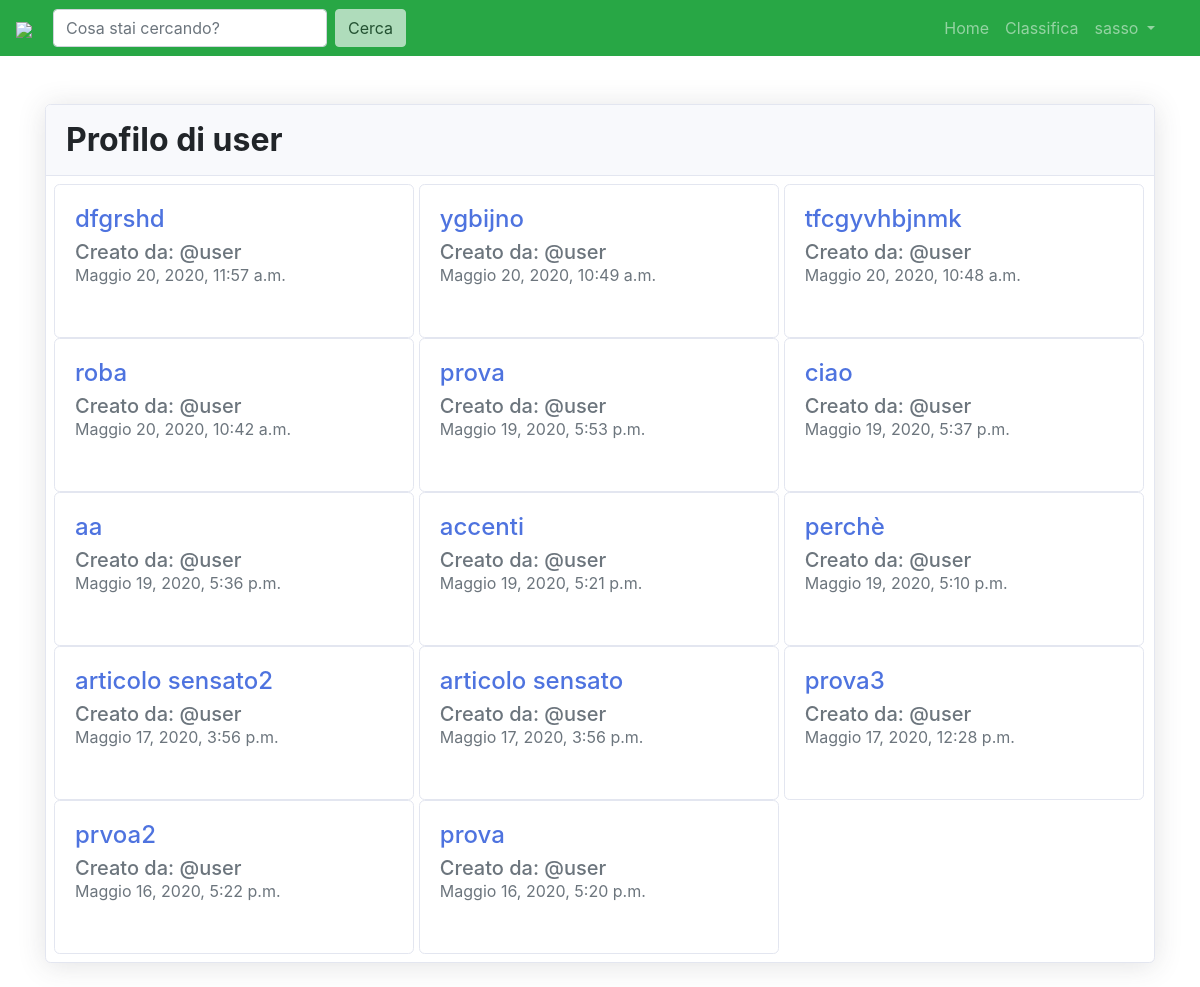
The app's page /user/user/ (signed in) with its own data.
### forum/models.py (models this page shows, shortened)
class Articolo(models.Model):
    titolo = models.CharField(max_length=120)
    descrizione = models.TextField()
    lingua_sorgente = models.CharField(max_length=5, default="it")
    data_creazione = models.DateTimeField(auto_now_add=True)
    autore_articolo = models.ForeignKey(User, on_delete=models.CASCADE, related_name="articoli")
    indice = models.FloatField(default=0.0)
    is_listed = models.BooleanField(default=True)  # default è pubblico
    lunghezza_minima_delle_parole_che_si_vogliono_eliminare = models.PositiveIntegerField(default=0)
    def get_absolute_url(self):
        return reverse("articolo_view", kwargs={"pk": self.pk})
    class Meta:
        verbose_name_plural = 'Articoli'

### core/views.py (the view)
# urls.py: path('user/<username>/', login_required(views.userProfileView), name='user_profile'),
def userProfileView(request, username, ):
    if request.user.username != username:
        return altriuserProfileView(request, username)
    user = get_object_or_404(User, username=username)
    articoli_utente = Articolo.objects.filter(autore_articolo=user.pk).order_by("-pk")
    context = {"user": user, "articoli_utente": articoli_utente}
    return render(request, 'core/profilo.html', context)

### core/views.py (called while the page is built)
def altriuserProfileView(request, username, ):
    user = get_object_or_404(User, username=username)
    articoli_utente = Articolo.objects.filter(autore_articolo=user.pk).order_by("-pk")
    context = {"user": user, "articoli_utente": articoli_utente}
    return render(request, 'core/user_profile.html', context)

### core/templates/core/user_profile.html (shortened to what this page needs)
{% extends 'base.html' %}
{% load static %}
{% block content %}
<link rel="stylesheet" type="text/css" href="{% static '/css/profilo.css' %}" />
 <div class="card shadow mb-4">
    <div class="card-header py-3 d-flex flex-row align-items-center justify-content-between">
        <h2 class="m-0 font-weight-bold ">Profilo di {{user}} </h2>
    </div>
    <div class="card-body d-inline p-2">
    {% for articolo in articoli_utente%}
    <div class="card " style="display: inline-block;width: 33%;">
        <div class="card-body">
        <h4 class="card-title"><a href="{{articolo.get_absolute_url}}">{{articolo.titolo}}</a></h4>
        <h5 class="card-subtitle mb-2 text-muted">Creato da: @{{articolo.autore_articolo}}</h5>
        <h6 class="card-subtitle mb-2 text-muted">{{articolo.data_creazione}} </h6>
        <br>
        </div>
    </div>
    {% endfor %}
    </div>
</div>
{% endblock content %}

### templates/base.html (shortened to what this page needs)
<!doctype html>
<html lang="it">
<head>
    <link rel="stylesheet" type="text/css" href="https://cdnjs.cloudflare.com/ajax/libs/bootstrap-modal/2.2.6/css/bootstrap-modal.css" />
    <link rel="stylesheet" href="https://pro.fontawesome.com/releases/v5.10.0/css/all.css"/>
    <link rel="stylesheet" href="https://stackpath.bootstrapcdn.com/bootstrap/4.4.1/css/bootstrap.min.css">
    <link rel="stylesheet" type="text/css" href="https://cdn.datatables.net/v/bs4/dt-1.10.21/datatables.min.css" />
</head>
<body>
<nav class="navbar navbar-expand-lg navbar-dark bg-success">
    <a href="/"><img  style="width: 4rem;"  src="https://cdn.discordapp.com/attachments/700298265081544766/709061795721248768/fillobimbo.png"></a>
    <div class="collapse navbar-collapse" id="navbarSupportedContent">
        <div class="container">
            <form class="form-inline my-2 my-lg-0" action="{% url 'cerca' %}">
                <input name="q" class="inputCerca form-control mr-sm-2" type="" placeholder="Cosa stai cercando?" aria-label="Search">
                <button class="cerca btn btn-light my-2 my-sm-0" type="submit">Cerca</button>
            </form>
            <ul class="navbar-nav ml-auto">
                <li class="nav-item">
                    <a class="nav-link" href="/">Home<span class="sr-only">(current)</span></a>
                </li>
                <li class="nav-item">
                    <a class="nav-link" href="/forum/classifica">Classifica<span class="sr-only">(current)</span></a>
                </li>
                {% if request.user.is_authenticated %}
                    <li class="nav-item dropdown">
                        <a class="nav-link dropdown-toggle" href="#" id="navbarDropdown" role="button" data-toggle="dropdown" aria-haspopup="true" aria-expanded="false">
                            {{ request.user.username }}
                        </a>
                    </li>
                {% endif %}
            </ul>
        </div>
    </div>
</nav>
<div class="container">
    <br>
    <br>
    {% block content %}
    {% endblock content %}
</div>
</body>
</html>

### WordCommunity/static/css/profilo.css (style rules this page uses)
*,::after,::before { box-sizing:border-box; }
h6 { margin-top:0;margin-bottom:.5rem; }
a { color:#4e73df;text-decoration:none;background-color:transparent; }
h6 { margin-bottom:.5rem;font-weight:400;line-height:1.2; }
h6 { font-size:1rem; }
.dropdown { position:relative; }
.dropdown-toggle { white-space:nowrap; }
.dropdown-toggle::after { display:inline-block;margin-left:.255em;vertical-align:.255em;content:"";border-top:.3em solid;border-right:.3em solid transparent;border-bottom:0;border-left:.3em solid transparent; }
.card { position:relative;display:flex;flex-direction:column;min-width:0;word-wrap:break-word;background-color:#fff;background-clip:border-box;border:1px solid #e3e6f0;border-radius:.35rem; }
.card-body { flex:1 1 auto;padding:1.25rem; }
.card-header { padding:.75rem 1.25rem;margin-bottom:0;background-color:#f8f9fc;border-bottom:1px solid #e3e6f0; }
.card-header:first-child { border-radius:calc(.35rem - 1px) calc(.35rem - 1px) 0 0; }
.d-flex { display:flex!important; }
.flex-row { flex-direction:row!important; }
.justify-content-between { justify-content:space-between!important; }
.align-items-center { align-items:center!important; }
.shadow { box-shadow:0 .15rem 1.75rem 0 rgba(58,59,69,.15)!important; }
.m-0 { margin:0!important; }
.mb-4 { margin-bottom:1.5rem!important; }
.py-3 { padding-top:1rem!important; }
.py-3 { padding-bottom:1rem!important; }
.font-weight-bold { font-weight:700!important; }

### records on screen
Articolo: titolo "dfgrshd", autore_articolo "user", data_creazione "Maggio 20, 2020, 11:57 a.m."
Articolo: titolo "ygbijno", autore_articolo "user", data_creazione "Maggio 20, 2020, 10:49 a.m."
Articolo: titolo "tfcgyvhbjnmk", autore_articolo "user", data_creazione "Maggio 20, 2020, 10:48 a.m."
Articolo: titolo "roba", autore_articolo "user", data_creazione "Maggio 20, 2020, 10:42 a.m."
Articolo: titolo "prova", autore_articolo "user", data_creazione "Maggio 19, 2020, 5:53 p.m."
Articolo: titolo "ciao", autore_articolo "user", data_creazione "Maggio 19, 2020, 5:37 p.m."
Articolo: titolo "aa", autore_articolo "user", data_creazione "Maggio 19, 2020, 5:36 p.m."
Articolo: titolo "accenti", autore_articolo "user", data_creazione "Maggio 19, 2020, 5:21 p.m."
Articolo: titolo "perchè", autore_articolo "user", data_creazione "Maggio 19, 2020, 5:10 p.m."
Articolo: titolo "articolo sensato2", autore_articolo "user", data_creazione "Maggio 17, 2020, 3:56 p.m."
Articolo: titolo "articolo sensato", autore_articolo "user", data_creazione "Maggio 17, 2020, 3:56 p.m."
Articolo: titolo "prova3", autore_articolo "user", data_creazione "Maggio 17, 2020, 12:28 p.m."
Articolo: titolo "prvoa2", autore_articolo "user", data_creazione "Maggio 16, 2020, 5:22 p.m."
Articolo: titolo "prova", autore_articolo "user", data_creazione "Maggio 16, 2020, 5:20 p.m."

### other values on screen
{{ request.user.username }} "sasso"
{{ user }} "user"
